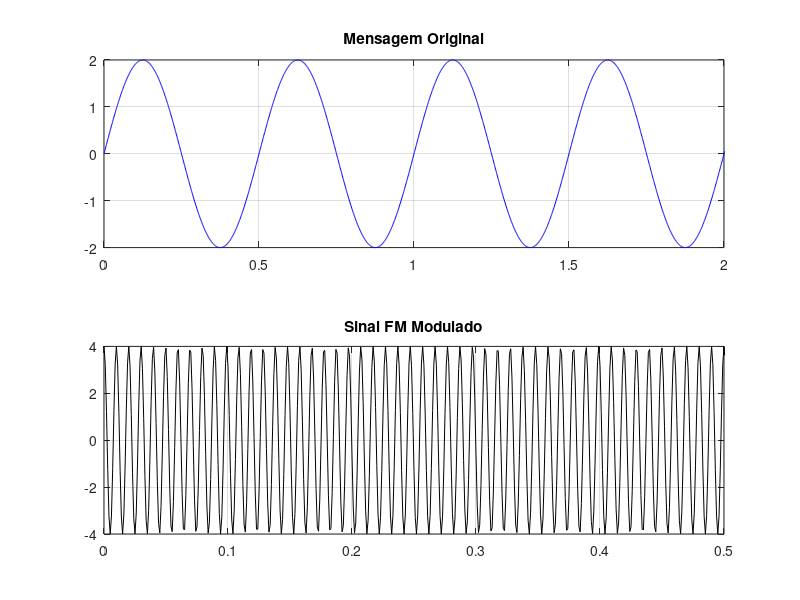
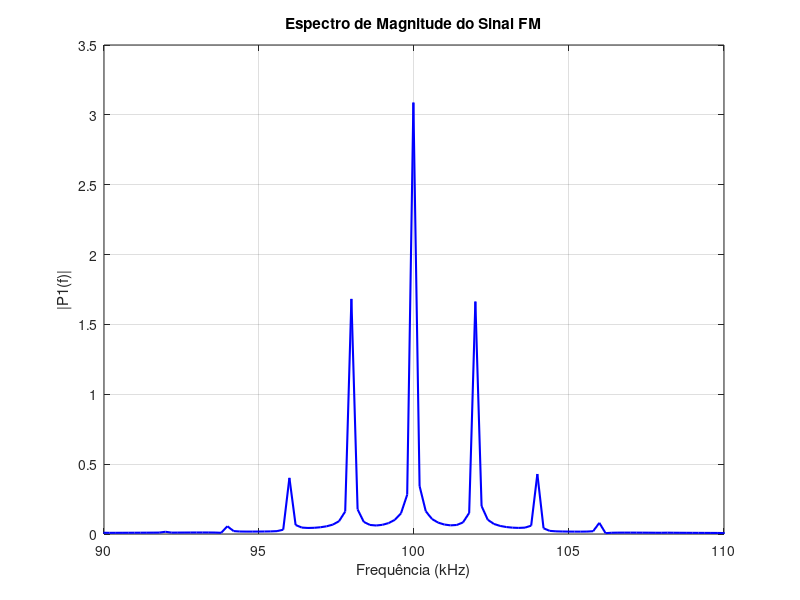
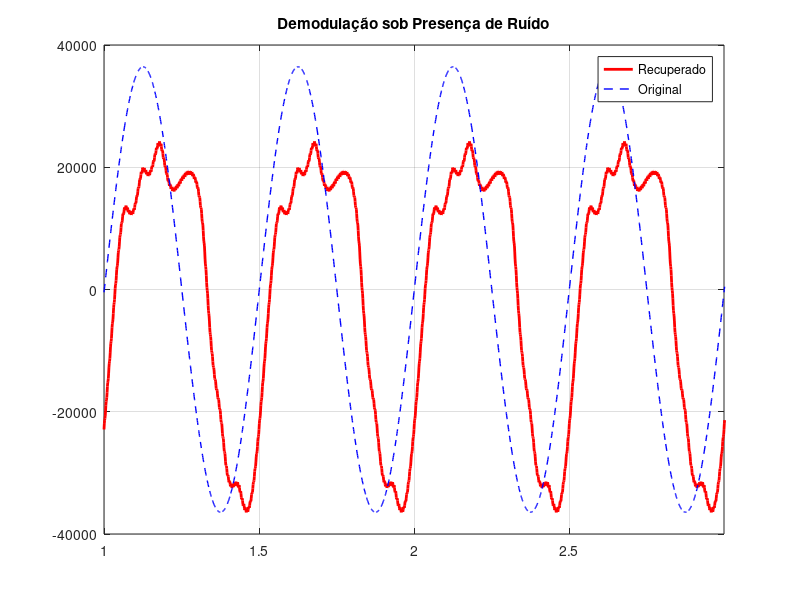
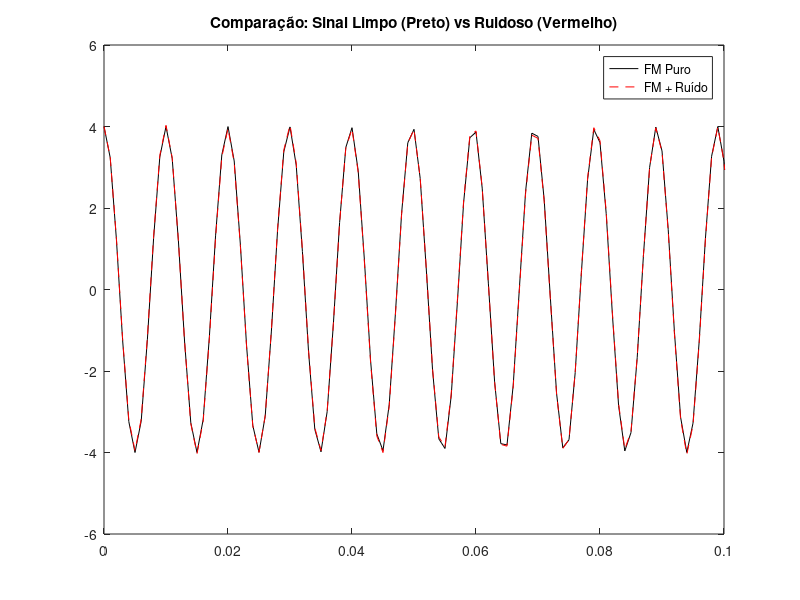

Reproduce these figures in MATLAB, in order.
pkg load signal;       % Carrega o pacote de processamento de sinais (necessário para o Octave)
clc; clear; close all; % Limpa o terminal, apaga variáveis da memória e fecha gráficos abertos

% 1. DEFINIÇÃO DOS PARÂMETROS (DADOS DO PROJETO)
Ac = 4;                % Define a amplitude da portadora como 4 Volts
fc = 100e3;            % Define a frequência da portadora como 100 kHz
Kf = 6000;             % Define a sensibilidade de frequência como 6000 rad/s/V
Am = 2;                % Define a amplitude do sinal modulante (áudio) como 2 Volts
fm = 2e3;              % Define a frequência do sinal modulante como 2 kHz

% 2. CONFIGURAÇÃO DE TEMPO E AMOSTRAGEM
Fs = 10 * fc;          % Define a frequência de amostragem como 1 MHz (10x a portadora para alta resolução)
Ts = 1/Fs;             % Calcula o período de amostragem (tempo entre cada ponto)
t_final = 10/fm;       % Define o tempo total de simulação (duração de 10 ciclos do áudio)
t = 0:Ts:t_final;      % Cria o vetor de tempo indo de 0 até o final com passos de Ts

% 3. GERAÇÃO DOS SINAIS (MODULAÇÃO)
mt = Am * sin(2*pi*fm*t);                    % Cria o sinal de mensagem m(t) (senoide pura)
integral_mt = cumsum(mt) * Ts;               % Calcula a integral da mensagem numérica (soma acumulada)
st = Ac * cos(2*pi*fc*t + integral_mt * Kf); % Gera o sinal FM usando a fórmula: cos(wt + Kf*integral)

% 4. ADICIONANDO O RUÍDO (QUESTÃO 6)
ruido = 0.05 * sin(2*pi*40e3*t);             % Gera o sinal de ruído especificado: 0.05V em 40kHz
st_ruidoso = st + ruido;                     % Soma o ruído ao sinal FM (simula o canal de transmissão)

% 5. DEMODULAÇÃO (DISCRIMINADOR DE FREQUÊNCIA)
% Passo A: Derivada
diff_st = diff([st_ruidoso(1), st_ruidoso]) / Ts; % Deriva o sinal para converter variação de freq. em amplitude
diff_st = abs(diff_st);                           % Aplica o valor absoluto (retificador) para pegar a envoltória

% Passo B: Filtragem
freq_corte = 4000;                                % Define corte do filtro em 4kHz (acima do áudio, abaixo da portadora)
[b, a] = butter(2, freq_corte/(Fs/2));            % Cria um filtro Butterworth Passa-Baixa de 2ª ordem
sinal_recuperado = filter(b, a, diff_st);         % Aplica o filtro no sinal derivado para recuperar o áudio

% Passo C: Limpeza do Sinal (Remover Transiente e DC)
idx_corte = round(length(t) * 0.2);               % Calcula o índice que representa os primeiros 20% dos dados
t_plot = t(idx_corte:end);                        % Cria vetor de tempo cortado (sem o início)
mt_plot = mt(idx_corte:end);                      % Cria vetor da mensagem original cortado
recup_plot = sinal_recuperado(idx_corte:end);     % Cria vetor do sinal recuperado cortado (ignora o transiente inicial)
recup_plot = recup_plot - mean(recup_plot);       % Subtrai a média para remover o nível DC (centraliza no zero)

% VISUALIZAÇÃO DOS RESULTADOS (GERAÇÃO DAS FIGURAS)

% FIGURA 1: SINAIS NO DOMÍNIO DO TEMPO
figure(1);                                        % Abre a janela da Figura 1
subplot(2,1,1);                                   % Divide a janela em 2 linhas, seleciona a 1ª
plot(t*1000, mt, 'b');                            % Plota a mensagem original em azul (tempo em ms)
title('Mensagem Original'); grid on;              % Adiciona título e grade
xlim([0 2]);                                      % Limita o eixo X para mostrar apenas 2ms (zoom)

subplot(2,1,2);                                   % Seleciona a 2ª parte da janela
plot(t*1000, st, 'k');                            % Plota o sinal FM modulado em preto
title('Sinal FM Modulado'); grid on;              % Adiciona título e grade
xlim([0 0.5]);                                    % Limita o eixo X para 0.5ms (zoom maior para ver a onda)

% FIGURA 2: ANÁLISE ESPECTRAL (FFT)
figure(2);                                        % Abre a janela da Figura 2
L = length(st);                                   % Armazena o tamanho do vetor do sinal
Y = fft(st);                                      % Calcula a Transformada Rápida de Fourier (FFT)
P2 = abs(Y/L);                                    % Calcula a magnitude bilateral normalizada
P1 = P2(1:L/2+1);                                 % Seleciona apenas a parte positiva do espectro (unilateral)
P1(2:end-1) = 2*P1(2:end-1);                      % Compensa a energia dobrando os valores (exceto DC e Nyquist)
f = Fs*(0:(L/2))/L;                               % Cria o eixo de frequências em Hz
plot(f/1000, P1, 'b', 'LineWidth', 1.5);          % Plota o espectro (frequência em kHz)
title('Espectro de Magnitude do Sinal FM');       % Adiciona título
xlabel('Frequência (kHz)'); ylabel('|P1(f)|');    % Rotula os eixos
xlim([90 110]); grid on;                          % Foca o gráfico entre 90k e 110k para ver as bandas laterais

% FIGURA 3: VALIDAÇÃO (COMPARAÇÃO ENTRADA vs SAÍDA)
figure(3);                                        % Abre a janela da Figura 3
plot(t_plot*1000, recup_plot, 'r', 'LineWidth', 2); % Plota o sinal recuperado em vermelho (linha grossa)
hold on;                                          % Mantém o gráfico para plotar o próximo em cima
fator = max(abs(recup_plot))/max(abs(mt_plot));   % Calcula fator de escala para igualar amplitudes visualmente
plot(t_plot*1000, mt_plot * fator, 'b--', 'LineWidth', 1); % Plota original em azul pontilhado para comparar
title('Demodulação sob Presença de Ruído');       % Adiciona título
legend('Recuperado', 'Original');                 % Adiciona legenda
grid on; xlim([t_plot(1)*1000, t_plot(1)*1000 + 2]); % Ativa grade e define zoom de 2ms

% FIGURA 4: TESTE DE ROBUSTEZ AO RUÍDO
figure(4);                                        % Abre a janela da Figura 4
plot(t*1000, st, 'k');                            % Plota o sinal FM limpo em preto
hold on;                                          % Mantém o gráfico
plot(t*1000, st_ruidoso, 'r--');                  % Plota o sinal com ruído em vermelho tracejado por cima
title('Comparação: Sinal Limpo (Preto) vs Ruidoso (Vermelho)'); % Adiciona título
xlim([0 0.1]);                                    % Aplica zoom extremo (0.1ms) para tentar ver detalhes
legend('FM Puro', 'FM + Ruído');                  % Adiciona legenda explicativa
